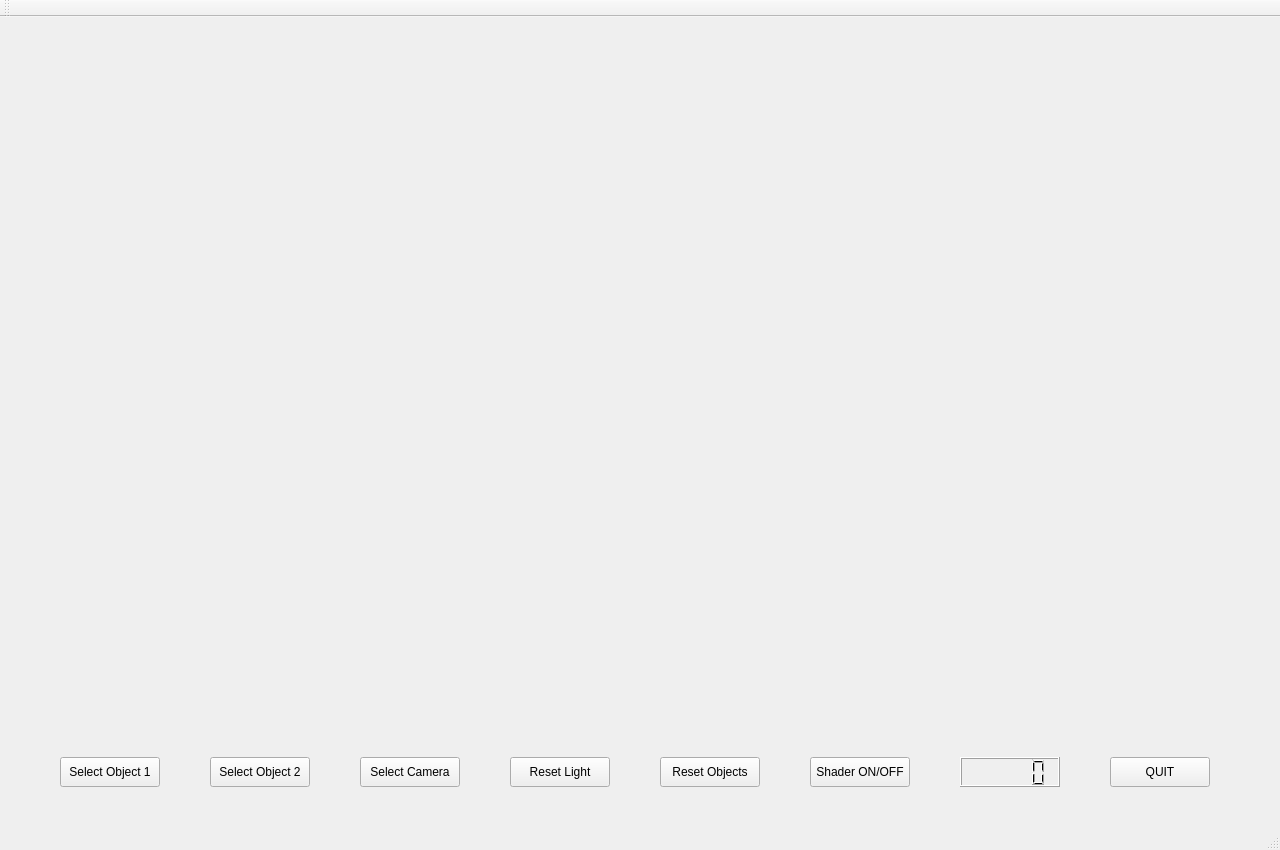
<?xml version="1.0" encoding="UTF-8"?>
<ui version="4.0">
 <class>MainWindow</class>
 <widget class="QMainWindow" name="MainWindow">
  <property name="geometry">
   <rect>
    <x>0</x>
    <y>0</y>
    <width>1280</width>
    <height>850</height>
   </rect>
  </property>
  <property name="windowTitle">
   <string>MainWindow</string>
  </property>
  <widget class="QWidget" name="centralWidget">
   <widget class="MyPanelOpenGL" name="panelGL" native="true">
    <property name="geometry">
     <rect>
      <x>0</x>
      <y>0</y>
      <width>1280</width>
      <height>720</height>
     </rect>
    </property>
   </widget>
   <widget class="QPushButton" name="selectObject1Button">
    <property name="geometry">
     <rect>
      <x>60</x>
      <y>740</y>
      <width>100</width>
      <height>30</height>
     </rect>
    </property>
    <property name="text">
     <string>Select Object 1</string>
    </property>
   </widget>
   <widget class="QPushButton" name="selectObject2Button">
    <property name="geometry">
     <rect>
      <x>210</x>
      <y>740</y>
      <width>100</width>
      <height>30</height>
     </rect>
    </property>
    <property name="text">
     <string>Select Object 2</string>
    </property>
   </widget>
   <widget class="QPushButton" name="selectCameraButton">
    <property name="geometry">
     <rect>
      <x>360</x>
      <y>740</y>
      <width>100</width>
      <height>30</height>
     </rect>
    </property>
    <property name="text">
     <string>Select Camera</string>
    </property>
   </widget>
   <widget class="QPushButton" name="resetLightButton">
    <property name="geometry">
     <rect>
      <x>510</x>
      <y>740</y>
      <width>100</width>
      <height>30</height>
     </rect>
    </property>
    <property name="text">
     <string>Reset Light</string>
    </property>
   </widget>
   <widget class="QLCDNumber" name="fpsDisplay">
    <property name="geometry">
     <rect>
      <x>960</x>
      <y>740</y>
      <width>100</width>
      <height>30</height>
     </rect>
    </property>
   </widget>
   <widget class="QPushButton" name="resetObjectsButton">
    <property name="geometry">
     <rect>
      <x>660</x>
      <y>740</y>
      <width>100</width>
      <height>30</height>
     </rect>
    </property>
    <property name="text">
     <string>Reset Objects</string>
    </property>
   </widget>
   <widget class="QPushButton" name="changeShaderButton">
    <property name="geometry">
     <rect>
      <x>810</x>
      <y>740</y>
      <width>100</width>
      <height>30</height>
     </rect>
    </property>
    <property name="text">
     <string>Shader ON/OFF</string>
    </property>
   </widget>
   <widget class="QPushButton" name="quitButton">
    <property name="geometry">
     <rect>
      <x>1110</x>
      <y>740</y>
      <width>100</width>
      <height>30</height>
     </rect>
    </property>
    <property name="text">
     <string>QUIT</string>
    </property>
   </widget>
  </widget>
  <widget class="QMenuBar" name="menuBar">
   <property name="geometry">
    <rect>
     <x>0</x>
     <y>0</y>
     <width>1280</width>
     <height>26</height>
    </rect>
   </property>
  </widget>
  <widget class="QToolBar" name="mainToolBar">
   <attribute name="toolBarArea">
    <enum>TopToolBarArea</enum>
   </attribute>
   <attribute name="toolBarBreak">
    <bool>false</bool>
   </attribute>
  </widget>
  <widget class="QStatusBar" name="statusBar"/>
 </widget>
 <layoutdefault spacing="6" margin="11"/>
 <customwidgets>
  <customwidget>
   <class>MyPanelOpenGL</class>
   <extends>QWidget</extends>
   <header>mypanelopengl.h</header>
   <container>1</container>
   <slots>
    <slot>selectObject1()</slot>
    <slot>selectObject2()</slot>
    <slot>selectCamera()</slot>
    <slot>resetLight()</slot>
    <slot>resetObjects()</slot>
    <slot>changeShader()</slot>
    <slot>displayFPS()</slot>
   </slots>
  </customwidget>
 </customwidgets>
 <resources/>
 <connections>
  <connection>
   <sender>quitButton</sender>
   <signal>clicked()</signal>
   <receiver>MainWindow</receiver>
   <slot>close()</slot>
   <hints>
    <hint type="sourcelabel">
     <x>1154</x>
     <y>794</y>
    </hint>
    <hint type="destinationlabel">
     <x>1095</x>
     <y>822</y>
    </hint>
   </hints>
  </connection>
  <connection>
   <sender>selectObject1Button</sender>
   <signal>clicked()</signal>
   <receiver>panelGL</receiver>
   <slot>selectObject1()</slot>
   <hints>
    <hint type="sourcelabel">
     <x>110</x>
     <y>797</y>
    </hint>
    <hint type="destinationlabel">
     <x>156</x>
     <y>670</y>
    </hint>
   </hints>
  </connection>
  <connection>
   <sender>selectObject2Button</sender>
   <signal>clicked()</signal>
   <receiver>panelGL</receiver>
   <slot>selectObject2()</slot>
   <hints>
    <hint type="sourcelabel">
     <x>299</x>
     <y>792</y>
    </hint>
    <hint type="destinationlabel">
     <x>290</x>
     <y>721</y>
    </hint>
   </hints>
  </connection>
  <connection>
   <sender>selectCameraButton</sender>
   <signal>clicked()</signal>
   <receiver>panelGL</receiver>
   <slot>selectCamera()</slot>
   <hints>
    <hint type="sourcelabel">
     <x>422</x>
     <y>799</y>
    </hint>
    <hint type="destinationlabel">
     <x>432</x>
     <y>669</y>
    </hint>
   </hints>
  </connection>
  <connection>
   <sender>resetLightButton</sender>
   <signal>clicked()</signal>
   <receiver>panelGL</receiver>
   <slot>resetLight()</slot>
   <hints>
    <hint type="sourcelabel">
     <x>592</x>
     <y>795</y>
    </hint>
    <hint type="destinationlabel">
     <x>591</x>
     <y>686</y>
    </hint>
   </hints>
  </connection>
  <connection>
   <sender>resetObjectsButton</sender>
   <signal>clicked()</signal>
   <receiver>panelGL</receiver>
   <slot>resetObjects()</slot>
   <hints>
    <hint type="sourcelabel">
     <x>684</x>
     <y>788</y>
    </hint>
    <hint type="destinationlabel">
     <x>685</x>
     <y>701</y>
    </hint>
   </hints>
  </connection>
  <connection>
   <sender>changeShaderButton</sender>
   <signal>clicked()</signal>
   <receiver>panelGL</receiver>
   <slot>changeShader()</slot>
   <hints>
    <hint type="sourcelabel">
     <x>848</x>
     <y>800</y>
    </hint>
    <hint type="destinationlabel">
     <x>844</x>
     <y>701</y>
    </hint>
   </hints>
  </connection>
 </connections>
</ui>
